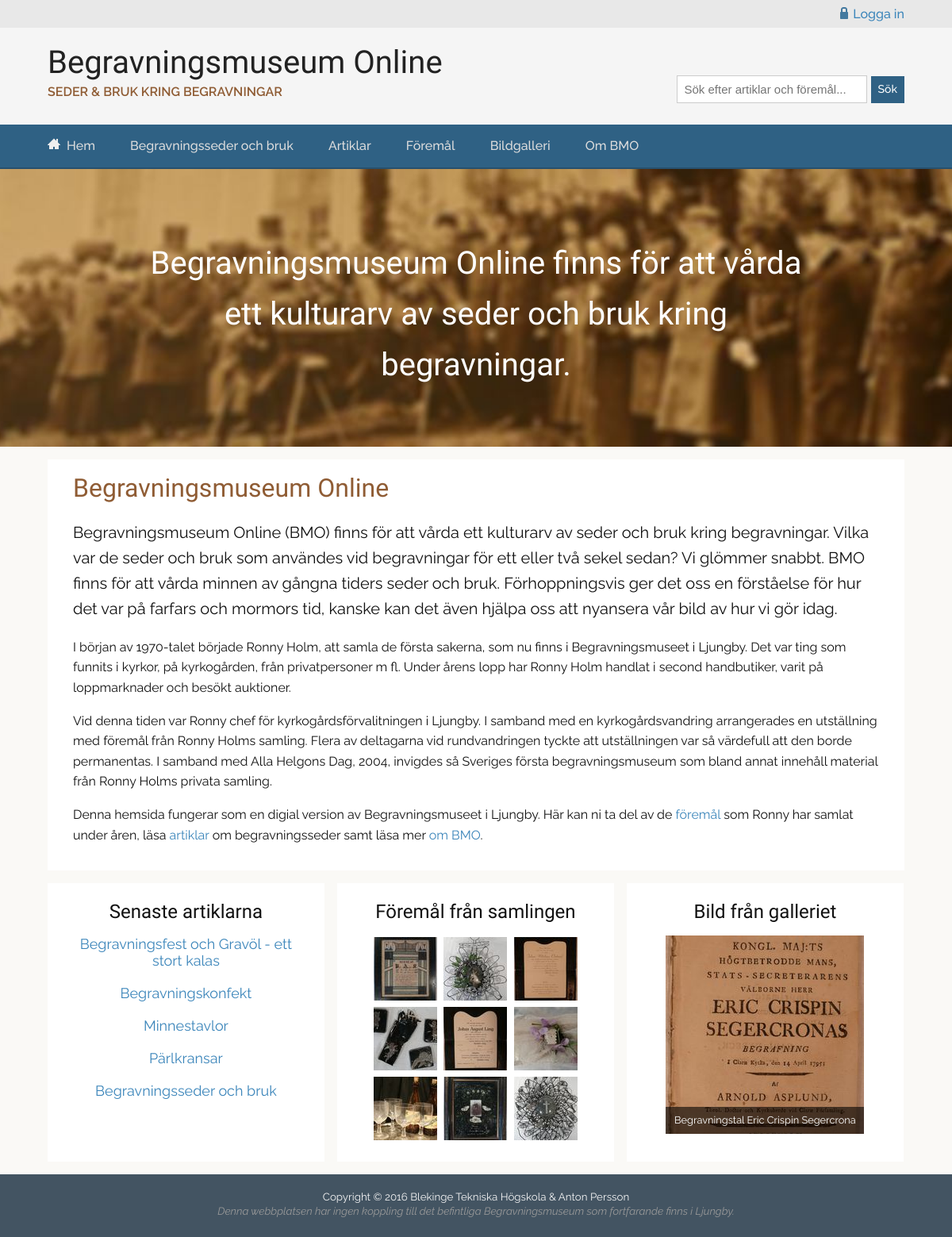
The page / on the database its author committed.
### tables this page shows
CREATE TABLE "Content" ("id" INTEGER PRIMARY KEY  AUTOINCREMENT  NOT NULL  UNIQUE , "type" TEXT NOT NULL , "title" TEXT, "content" TEXT, "author" TEXT, "pubdate" DATETIME NOT NULL  DEFAULT CURRENT_DATE);

CREATE TABLE "Article" ("id" INTEGER PRIMARY KEY  AUTOINCREMENT  NOT NULL  UNIQUE , "category" TEXT, "title" TEXT, "content" TEXT, "author" TEXT, "pubdate" DATETIME NOT NULL  DEFAULT CURRENT_DATE);

CREATE TABLE Object
		(
			id INTEGER PRIMARY KEY  NOT NULL  UNIQUE, 
			title TEXT, 
			category TEXT, 
			text TEXT,
			image TEXT,
			owner TEXT
		);

### incl/config.php (called while the page is built, shortened)
<?php
function selectedPage($phpPage)
{
    $selected = "";
    return $selected;
}
function connectToDB()
{
    $fileName = __DIR__ . "/../db/bmo2.sqlite";
    $dsn = "sqlite:$fileName";
    try {
        $db = new PDO($dsn);
        $db->setAttribute(PDO::ATTR_ERRMODE, PDO::ERRMODE_EXCEPTION);
        return $db;
    } catch (PDOException $e) {
        echo "<p>Failed to connect to the database using DSN:<br>$dsn</p>";
        throw $e;
    }
}
function getObjects($db, $sql)
{
    $stmt = $db->prepare($sql);
    $stmt->execute();
    $result = $stmt->fetchAll(PDO::FETCH_ASSOC);
    return $result;
}
function getContentFromDB($db, $sql)
{
    $results = getObjects($db, $sql);
    $content = $results[0];
    return $content;
}
$db = connectToDB();
$sql = "SELECT * FROM Users";
$stmt = $db->prepare($sql);
$stmt->execute();
$results = $stmt->fetchAll(PDO::FETCH_ASSOC);
$users = [
    'admin' => [
        'name'=> $results[0]['username'],
        'password' => $results[0]['password']
    ],
];
function getLoggedInUser()
{
    global $users;
    $user = isset($_SESSION['user'])
        ? $_SESSION['user']
        : false;
    if ($user === false) {
        return false;
    }
    $res['user'] = $user;
    $res['name'] = $users[$user]['name'];
    $res['password'] = $users[$user]['password'];
    return $res;
}

### index.php (the view, shortened to what this page needs)
<?php
include("incl/header.php");
$db = connectToDB();
$sql = "SELECT * FROM Content WHERE type LIKE 'frontpage'";
$content = getContentFromDB($db, $sql);
?>
<main>
    <article>
        <header>
            <h1><?= $content['title'] ?></h1>
        </header>
            <?= $content['content'] ?>
    </article>
    <div class="row">
        <div class="thirds">
            <h2>Senaste artiklarna</h2>
            <ul class="lastestArticles">
            <?php
            $sql = "SELECT * FROM Article WHERE category='article' OR category='maggy' ORDER BY pubdate DESC LIMIT 6";
            $results = getObjects($db, $sql);
            foreach ($results as $article) { ?>
                <li><a href="articles.php?id=<?= $article['id'] ?>"><?= $article['title'] ?></a></li>
            <?php
            } ?>
            </ul>
        </div>
        <div class="thirds">
            <h2>Föremål från samlingen</h2>
            <?php
            $sql = "SELECT * FROM OBJECT ORDER BY RANDOM() LIMIT 9";
            $results = getObjects($db, $sql);
            foreach ($results as $object) { ?>
                <a href="objects.php?id=<?= $object['id'] ?>"><img class="borderImg" alt="<?= $object['title'] ?>" src="img/80x80/<?= $object['image'] ?>"></a>
            <?php
            } ?>
        </div>
        <div class="thirds">
            <h2>Bild från galleriet</h2>
            <?php
            $sql = "SELECT * FROM OBJECT ORDER BY RANDOM() LIMIT 1";
            $results = getObjects($db, $sql);
            foreach ($results as $object) { ?>
            <figure>
                <a href="gallery.php?imgID=<?= $object['id'] ?>&amp;pageNumber=<?= ceil($object['id']/5)-1 ?>"><img alt="<?= $object['title'] ?>" src="img/250x250/<?= $object['image'] ?>"></a>
                <figcaption><?= $object['title'] ?></figcaption>
            </figure>
            <?php
            } ?>
        </div>
    </div>
</main>
<?php include("incl/footer.php"); ?>

### incl/header.php (shortened to what this page needs)
<?php
include("incl/config.php");
?>
<!doctype html>
<html lang="sv">
<head>
    <link href="css/style.css" rel="stylesheet">
</head>
<body>
    <header class="site-header">
        <div class="admin-bar">
            <div class="container">
            <?php
            if (getLoggedInUser() == true) {
                $details = getLoggedInUser();
                include("login/logout.php");
            } else { ?>
                    <a href="admin.php" class="login-link">
                    <svg viewBox="0 0 100 100" class="icon icon-lock">
                      <use xlink:href="#icon-lock"></use>
                    </svg>Logga in</a>
            <?php
            }
            ?>
            </div>
        </div>
        <div class="container">
            <span class="site-title"><a href="index.php">Begravningsmuseum Online</a></span>
            <span class="site-slogan">Seder &amp; bruk kring begravningar</span>
            <div class="search-wrapper">
                <form class="search-form" action="search.php" method="get" role="search">
                    <label>
                        <input class="search-field" type="search" title="Sök efter:" name="search" value="" placeholder="Sök efter artiklar och föremål..." required="">
                    </label>
                        <input class="search-submit" type="submit" value="Sök">
                </form>
            </div>
        </div>
    </header>
    <nav class="navbar">
        <div class="container">
            <ul class="navigation">
                <li><a class="<?= selectedPage("index.php"); ?>" href="index.php">
                    <svg viewBox="0 0 100 100" class="icon icon-home3">
                      <use xlink:href="#icon-home3"></use>
                    </svg>Hem</a></li>
                <li><a class="<?= selectedPage("maggy.php"); ?>" href="maggy.php">Begravningsseder och bruk</a></li>
                <li><a class="<?= selectedPage("articles.php"); ?>" href="articles.php">Artiklar</a></li>
                <li><a class="<?= selectedPage("objects.php"); ?>" href="objects.php">Föremål</a></li>
                <li><a class="<?= selectedPage("gallery.php"); ?>" href="gallery.php">Bildgalleri</a></li>
                <li><a class="<?= selectedPage("about.php"); ?>" href="about.php">Om BMO</a></li>
            </ul>
        </div>
    </nav>
    <?php
    if (basename($_SERVER['PHP_SELF']) == 'index.php') { ?>
    <div class="presentation">
        <div class="container">
            <h1>Begravningsmuseum Online finns för att vårda ett kulturarv av seder och bruk kring begravningar.</h1>
        </div>
    </div>
    <?php
    } ?>

### incl/footer.php (shortened to what this page needs)
<footer class="site-footer">
    <div class="container">
        <small class="copyright">Copyright © <?= date('Y') ?> Blekinge Tekniska Högskola &amp; Anton Persson</small>
        <small><em>Denna webbplatsen har ingen koppling till det befintliga Begravningsmuseum som fortfarande finns i Ljungby.</em></small>
    </div>
</footer>
</body>
</html>

### rows shown on the page
content: title "Begravningsmuseum Online", content "Begravningsmuseum Online (BMO) finns för att vårda ett kulturarv av seder och bruk kring begravningar. Vilka var de seder och bruk som användes vid begravningar för ett eller två sekel sedan? Vi glömmer snabbt. BMO finns för att vårda minnen av gångna tiders seder och bruk. Förhoppningsvis ger det oss en förståelse för hur det var på farfars och mormors tid, kanske kan det även hjälpa oss att nyansera vår bild av hur vi gör idag. I början av 1970-talet började Ronny Holm, att samla de första sakerna, som nu finns i Begravningsmuseet i Ljungby. Det var ting som funnits i kyrkor, på kyrkogården, från privatpersoner m fl. Under årens lopp har Ronny Holm handlat i second handbutiker, varit på…"
article: title "Begravningsfest och Gravöl - ett stort kalas"
article: title "Begravningskonfekt"
article: title "Minnestavlor"
article: title "Pärlkransar"
article: title "Begravningsseder och bruk"
object: image (picture)
object: image (picture)
object: image (picture)
object: image (picture)
object: image (picture)
object: image (picture)
object: image (picture)
object: image (picture)
object: image (picture)
object: image (picture), title "Begravningstal Eric Crispin Segercrona"
